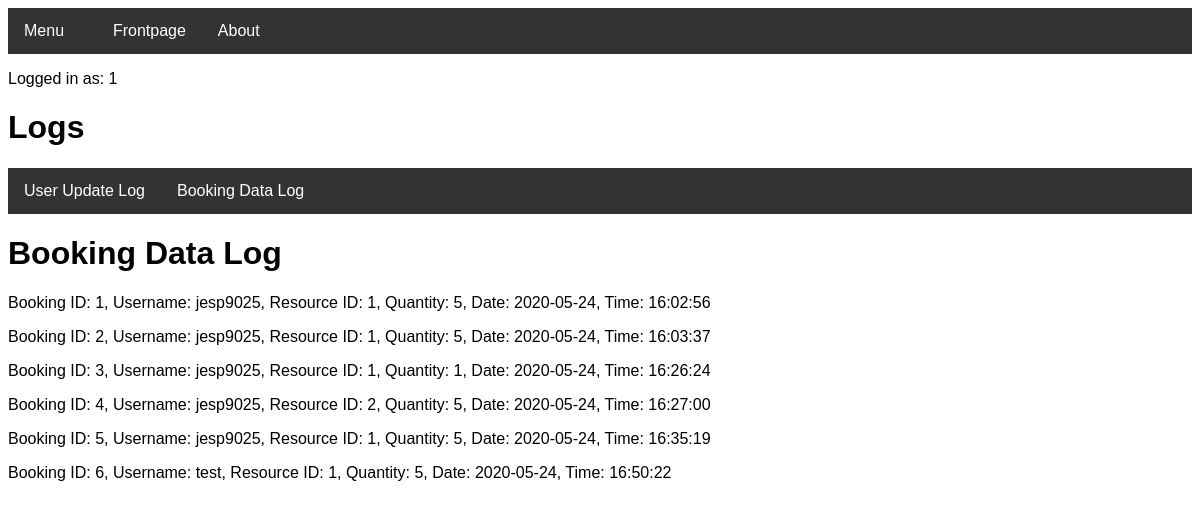
The app's page /bookingdatalog (signed in) with its own data.
### tables this page shows
CREATE TABLE BookingData (bookingdata_booking_id INTEGER, bookingdata_username STRING, bookingdata_resource_id INTEGER, bookingdata_resource_quantity INTEGER, bookingdata_start DATE, bookingdata_time TIME);

### routes.py (the view)
@app.route("/bookingdatalog")
def bookingdatalog():
    if "name" not in session:
        return redirect(url_for("login"))
    if user.checkIfAdmin(session['name']) == False:
        return redirect(url_for("denied"))
    lst = bookingData.readBookingData()
    return render_template("bookingdatalog.html", data=lst, username=session['name'])

### Project.py (called while the page is built)
    def readBookingData(self):
        try:
            c = self.conn.cursor()
            c.execute("SELECT 'Booking ID:', bookingdata_booking_id, 'Username:', bookingdata_username, 'Resource ID:', bookingdata_resource_id, 'Quantity:', bookingdata_resource_quantity, 'Date:', bookingdata_start, 'Time:', bookingdata_time FROM BookingData")
            lst = c.fetchall()
            c.close
            return lst
        except sqlite3.Error as e:
            return "An error occurred:", e.args[0]

    def checkIfAdmin(self, username):
        try:
            c = self.conn.cursor()
            c.execute("SELECT user_is_admin FROM User WHERE user_username = '{}'".format(username))
            lst = c.fetchall()
            toList = functools.reduce(operator.add, (lst))
            for item in toList:
                if item == "True":
                    return True
            return False
        except TypeError:
            pass

### templates/bookingdatalog.html (shortened to what this page needs)
<!DOCTYPE html>
<head>
<link rel="stylesheet" href="../static/theme.css">
<link rel="stylesheet" type="text/css" href="../static/barstyle.css" title="style"/>
<link rel="stylesheet" type="text/css" href="../static/errorstyle.css" title="style"/>
</head>
<body>
<div class="navbar">
  <div class="dropdown">
    <button class="dropbtn">Menu
      <i class="fa fa-caret-down"></i>
    </button>
  </div>
  <a href="welcome">Frontpage</a>
  <a href="about">About</a>
</div>
</body>
<p>Logged in as: {{ username }}</p>
<h1>Logs</h1>
<div class="container">
    <div class="navbar">
        <a href="userdatalog">User Update Log</a>
        <a href="bookingdatalog">Booking Data Log</a>
    </div>
    <h1>Booking Data Log</h1>
</div>
<body>
    {%for value in data%}
     <p>{{value | replace("(", "") | replace(")", "") | replace(":", "=") | replace("'", "") | replace("=,", ":") | replace("=", ":")}}</p>
    {%endfor%}
   </body>

### static/barstyle.css (style rules this page uses)
body { font-family: Arial, Helvetica, sans-serif; }
.navbar { overflow: hidden; background-color: #333; }
.navbar a { float: left; font-size: 16px; color: white; text-align: center; padding: 14px 16px; text-decoration: none; }
.dropdown { float: left; overflow: hidden; }
.dropdown .dropbtn { font-size: 16px; border: none; outline: none; color: white; padding: 14px 16px; background-color: inherit; font-family: inherit; margin: 0; }

### records on screen
BookingData: value "Booking ID: 1, Username: jesp9025, Resource ID: 1, Quantity: 5, Date: 2020-05-24, Time: 16:02:56"
BookingData: value "Booking ID: 2, Username: jesp9025, Resource ID: 1, Quantity: 5, Date: 2020-05-24, Time: 16:03:37"
BookingData: value "Booking ID: 3, Username: jesp9025, Resource ID: 1, Quantity: 1, Date: 2020-05-24, Time: 16:26:24"
BookingData: value "Booking ID: 4, Username: jesp9025, Resource ID: 2, Quantity: 5, Date: 2020-05-24, Time: 16:27:00"
BookingData: value "Booking ID: 5, Username: jesp9025, Resource ID: 1, Quantity: 5, Date: 2020-05-24, Time: 16:35:19"
BookingData: value "Booking ID: 6, Username: test, Resource ID: 1, Quantity: 5, Date: 2020-05-24, Time: 16:50:22"

### other values on screen
{{ username }} "1"
